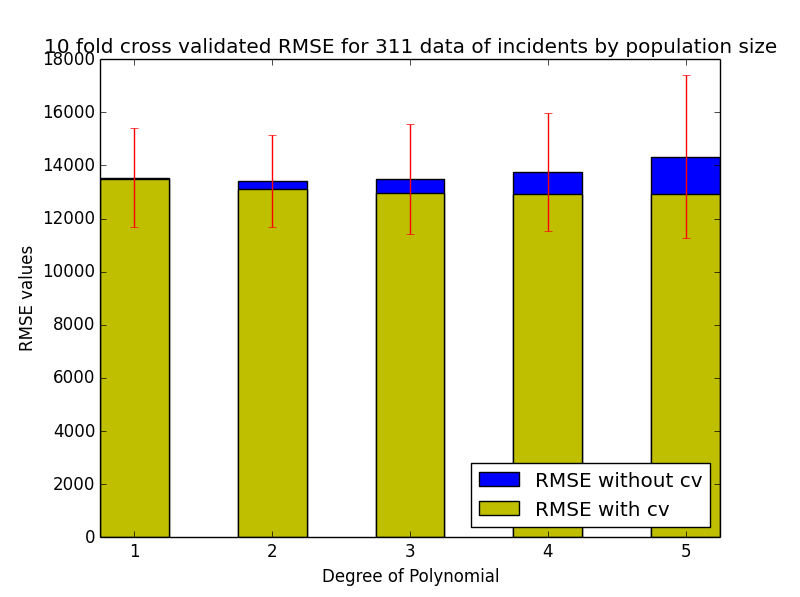

Write Python code to recreate this figure.
import sklearn
from sklearn.ensemble import RandomForestClassifier
from sklearn import cross_validation
from sklearn.cross_validation import KFold
from sklearn.metrics import mean_squared_error
from math import sqrt
import numpy as np
import scipy as sp
import matplotlib.pyplot as plt

#begining is the same as problemb.py but adding in the standard deviation
#and the RMSE on the whole training set

#import the data
data = open('labeled_data.csv', 'r')

#read through the data and put all the lines into a list
lines = []
for line in data:
	lines.append(line)

#predictor variable - population - read it into a list
pop =[]
for i in range(1,len(lines)):
	pop.append(float(lines[i].split(',')[1]))
#print pop

#target variable - incidents - read it into a list
inc=[]
for i in range(1,len(lines)):
	inc.append(float(lines[i].split(',')[2]))
#print inc

# cross validation for the mosdel
cv = sklearn.cross_validation.KFold(len(inc), n_folds=10, indices=False, shuffle=True)
poparray=np.array(pop)
incarray=np.array(inc)

# make lists for the RMSE, R Squared and Standard deviation
RMSEval = []
R2val = []
RMSEstd = []

#loop through the different models of the polynomial complexities from 1-5
#list of the RMSE and R squared for each fold of the model and polynomial value 
for i in range(1,6):
	RMSElist=[]
	R2list=[]
	for train,test in cv:
		#fits a polynomial to the training data, of order i
		trainpoly=np.polyfit(poparray[train], incarray[train],i)
		#uses the testing data to calculate the prediced values
		testy = np.polyval(trainpoly, poparray[test])
		#calculates the RMSE and adds these values to the list
		RMSE = sqrt(mean_squared_error(incarray[test], testy))
		RMSElist.append(RMSE)
		#clculate the R squared we need the average of the y values
		#and the Sum of Squares
		yavg=sum(incarray[test])/len(incarray[test])
		yavglist = []
		for j in range(0,len(incarray[test])):
			yavglist.append(yavg)
		SSreg = sum((testy-incarray[test])**2)
		SStot = sum((incarray[test] - yavglist)**2)
		R2list.append(1-(SSreg/SStot))
	#averages the RMSE's of each fold to get one RMSE for polynomial of order i
	RMSEval.append(sum(RMSElist)/len(RMSElist))
	R2val.append(sum(R2list)/len(R2list))
	#calculates the standard deviation
	stdev = np.std(RMSElist)
	RMSEstd.append(stdev)

#print "RMSE", RMSElist
print "RMSEval", RMSEval
print "RMSEstd", RMSEstd
print "R2val", R2val

#Based on these values we want the RMSE(error) to be the lowest and the
#R squared(level of prescision) to be closest to 1.  Each lists has 5 numbers
#which correspond to 1-5 order of polynomials that were used.  The third
#number has the lowest RMSE and highest R aquared value so we will use 
#the third order polynomial

RMSEall=[]
for i in range(1,6):
	trainpoly=np.polyfit(poparray,incarray, i)
	testy=np.polyval(trainpoly, poparray)
	RMSE = sqrt(mean_squared_error(incarray, testy))
	RMSEall.append(RMSE)
print "RMSEall", RMSEall

ind = np.arange(5)
width = .5
p1 = plt.bar(ind, RMSEval, width, color='b', yerr=RMSEstd, ecolor ='r')
p2 = plt.bar(ind, RMSEall, width, color='y')
plt.xlabel('Degree of Polynomial')
plt.ylabel('RMSE values')
plt.title('10 fold cross validated RMSE for 311 data of incidents by population size')
plt.xticks(ind+width/2., ('1','2','3','4','5'))
#plt.ylim([10000,16000])
plt.legend((p1,p2),('RMSE without cv','RMSE with cv'), loc=4)
plt.show()

#You see that the third order polynomial has the lowest RMSE and thats why
#I chose to use that in my model.  You also see that the RMSE without cross validation
#seems to increase with each additional degree of a polynomial.  The standard deviation
#bars though, are also pretty high, which doesn't make the model look so accurate.
